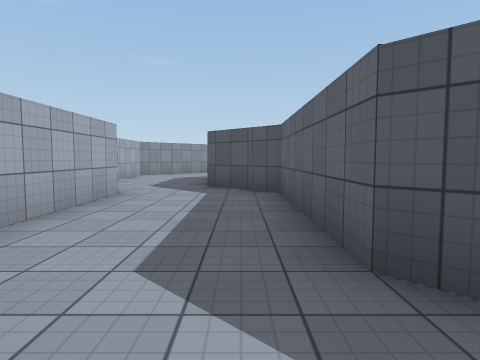
view 1 (above)

18 first-person views from a walk through a Unity game level. The camera is 1.3 m above the floor, tilts 4° down and sees 75° across. The floor is counted in squares, 2 m on a side. Each view is taken from the middle of a square. On the plan, view 1 faces up. The plan holds only what a view shows up to about 10 squares ahead; the rest is blank. Surface patterns are stand-ins for the level's own textures.

view 2
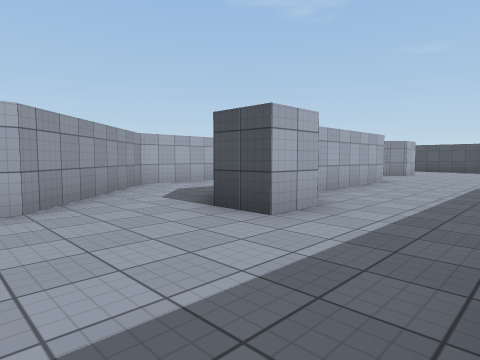

view 3
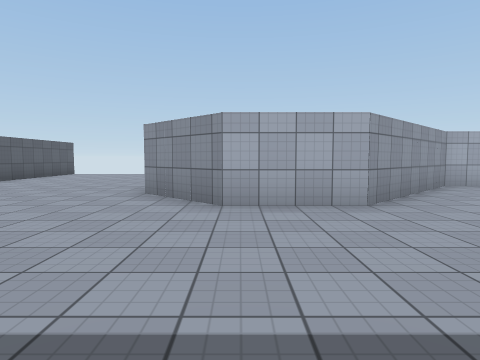

view 4
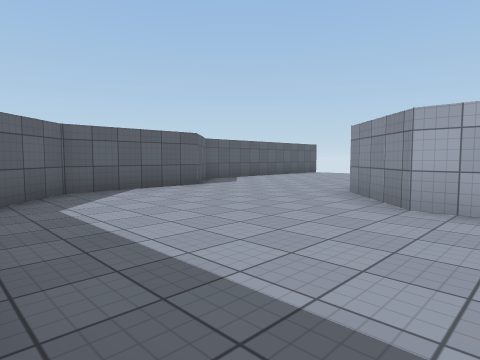

view 5
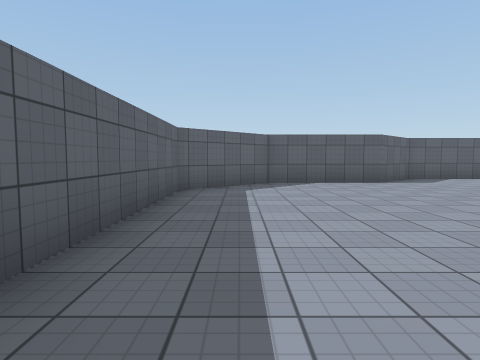

view 6
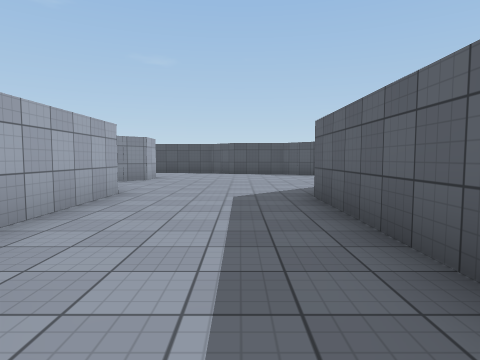

view 7
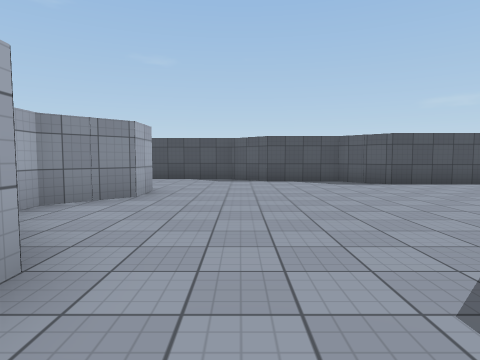

view 8
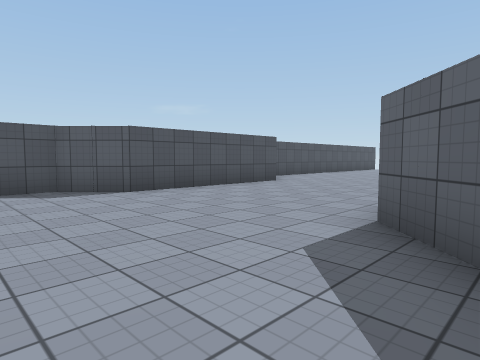

view 9
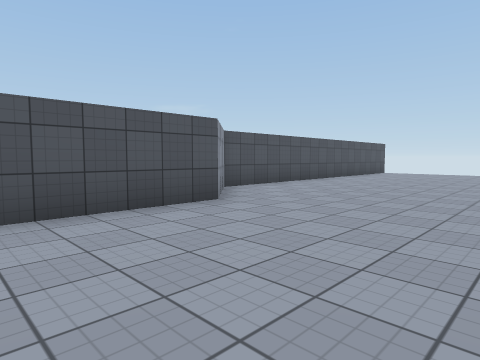

view 10
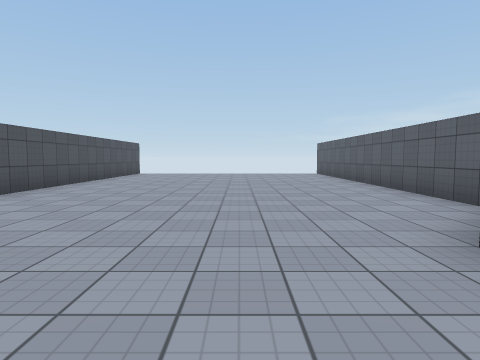

view 11
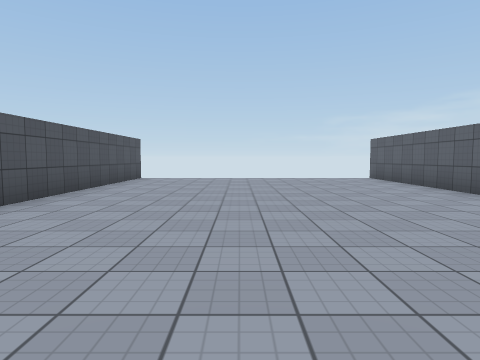

view 12
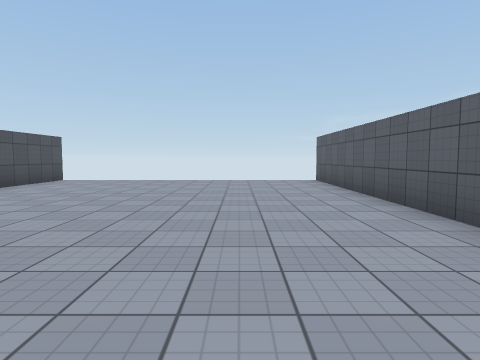

view 13
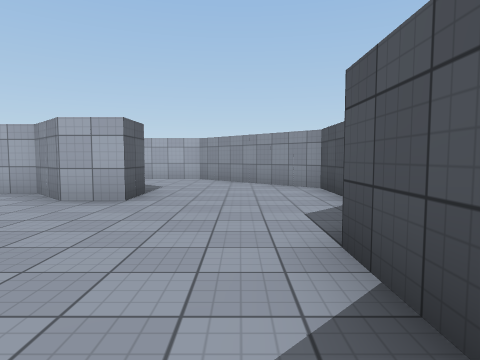

view 14
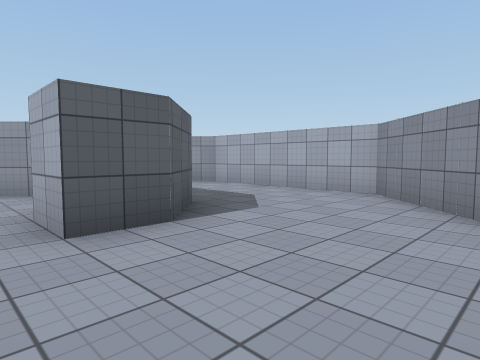

view 15
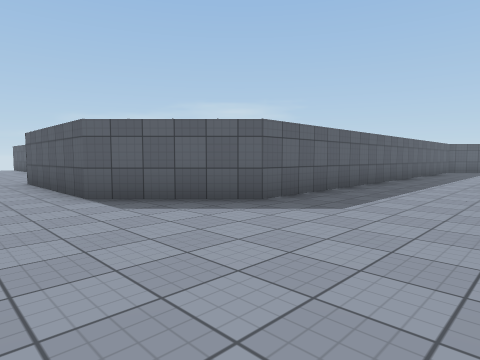

view 16
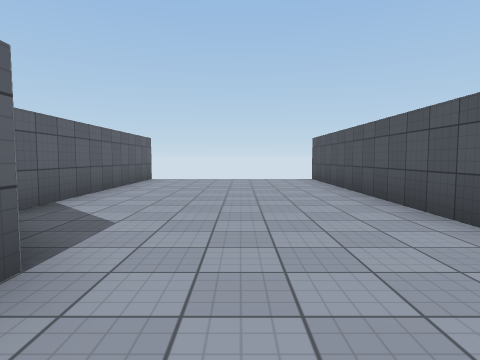

view 17
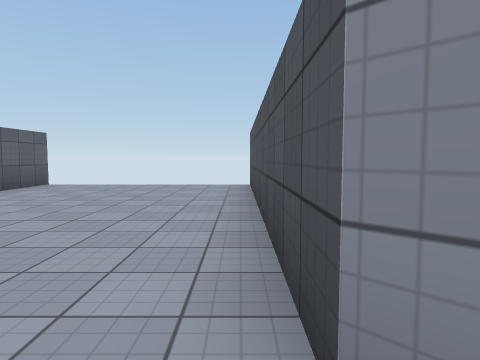

view 18
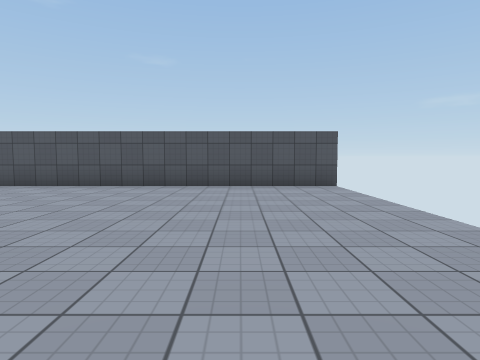

### Floor plan
Points are (right, up) in squares from view 1. A wall is a line through its corners. A room is listed if a view was taken in it or the views show most of it. See-through windows are left out.
Room 1 (views 1, 2, 3, 4, 5, 6, 7, 8, 9, 10, 11, 12, 13, 14, 15, 16, 17, 18)
walls: (1.8, 6.8) (1.8, 3.4); (2.8, 1.8) (2.8, 0.7) (1.8, 0.7); (0.7, 7.8) (1.2, 7.3); (1.2, 1.3) (0.8, 1.7) (0.8, 5.8) (-0.8, 7.3); (-2.2, 5.8) (-2.2, 1.8) (0.7, -1.2) (0.7, -3.2) (-0.8, -4.8) (-7.8, -4.8); (-0.7, 10.3) (0.2, 11.2) (1.2, 11.2) (1.2, 10.2) (0.3, 9.2) (0.3, 8.5); (13.1, 6.7) (22.2, 6.7); (-7.8, -9.8) (-1.3, -9.8) (0.2, -8.3) (3.2, -8.3) (5.2, -6.2) (5.2, 6.2) (7.2, 8.2) (11.2, 8.2); (22.4, 14.2) (12.7, 14.2) (11.2, 12.7) (6.8, 12.7) (5.8, 13.7) (3.8, 13.7) (2.8, 14.7) (-0.8, 14.7) (-3.8, 11.8) (-3.8, 7.3) (-3.3, 6.8)
ways out: gap at (22, 6); gap at (22, 15)

Where each view was taken, in squares from view 1:
view 1: 0 up, 0 right, facing up
view 2: 2 down, 5 right, facing up-left
view 3: 3 down, 5 right, facing left
view 4: 2 down, 5 right, facing down-left
view 5: 0 up, 4 right, facing down
view 6: 1 up, 4 right, facing up
view 7: 5 up, 3 right, facing up
view 8: 7 up, 4 right, facing up-right
view 9: 9 up, 8 right, facing up-right
view 10: 10 up, 9 right, facing right
view 11: 11 up, 12 right, facing right
view 12: 9 up, 13 right, facing right
view 13: 13 up, 6 right, facing left
view 14: 14 up, 2 right, facing down-left
view 15: 10 up, 2 right, facing down-right
view 16: 7 down, 2 right, facing left
view 17: 5 down, 0 right, facing left
view 18: 7 up, 20 right, facing up
